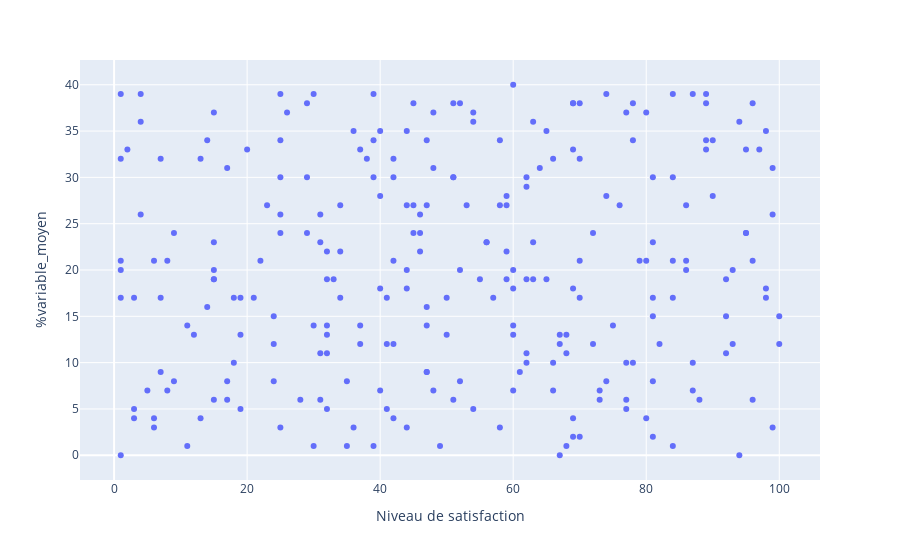

The cell this chart's notebook holds for it:
### Markdown cell above
La liste des différents types de figure que l'on peut créer

* [px.scatter](https://plotly.com/python-api-reference/generated/plotly.express.scatter.html)
* [px.scatter_3d ](https://plotly.com/python-api-reference/generated/plotly.express.scatter_3d.html)
* [px.scatter_polar](https://plotly.com/python-api-reference/generated/plotly.express.scatter_polar.html)
* [px.scatter_ternary](https://plotly.com/python-api-reference/generated/plotly.express.scatter_ternary.html)
* [px.scatter_mapbox](https://plotly.com/python-api-reference/generated/plotly.express.scatter_mapbox.html)
* [px.scatter_geo](https://plotly.com/python-api-reference/generated/plotly.express.scatter_geo.html)
* [px.line](https://plotly.com/python-api-reference/generated/plotly.express.line.html)
* [px.line_3d](https://plotly.com/python-api-reference/generated/plotly.express.line_3d.html)
* [px.line_polar](https://plotly.com/python-api-reference/generated/plotly.express.line_polar.html)
* [px.line_ternary](https://plotly.com/python-api-reference/generated/plotly.express.line_ternary.html)
* [px.line_mapbox](https://plotly.com/python-api-reference/generated/plotly.express.line_mapbox.html)
* [px.line_geo](https://plotly.com/python-api-reference/generated/plotly.express.line_geo.html)
* [px.area](https://plotly.com/python-api-reference/generated/plotly.express.area.html)
* [px.bar](https://plotly.com/python-api-reference/generated/plotly.express.bar.html)
* [px.bar_polar](https://plotly.com/python-api-reference/generated/plotly.express.bar_polar.html)
* [px.violin](https://plotly.com/python-api-reference/generated/plotly.express.violin.html)
* [px.box](https://plotly.com/python-api-reference/generated/plotly.express.box.html)
* [px.strip](https://plotly.com/python-api-reference/generated/plotly.express.strip.html)
* [px.histogram](https://plotly.com/python-api-reference/generated/plotly.express.histogram.html)
* [px.pie](https://plotly.com/python-api-reference/generated/plotly.express.pie.html)
* [px.treemap](https://plotly.com/python-api-reference/generated/plotly.express.treemap.html)
* [px.sunburst](https://plotly.com/python-api-reference/generated/plotly.express.sunburst.html)
* [px.funnel](https://plotly.com/python-api-reference/generated/plotly.express.funnel.html)
* [px.funnel_area](https://plotly.com/python-api-reference/generated/plotly.express.funnel_area.html)
* [px.scatter_matrix](https://plotly.com/python-api-reference/generated/plotly.express.scatter_matrix.html)
* [px.parallel_coordinates](https://plotly.com/python-api-reference/generated/plotly.express.parallel_coordinates.html)
* [px.parallel_categories](https://plotly.com/python-api-reference/generated/plotly.express.parallel_categories.html)
* [px.choropleth](https://plotly.com/python-api-reference/generated/plotly.express.choropleth.html)
* [px.choropleth_mapbox](https://plotly.com/python-api-reference/generated/plotly.express.choropleth_mapbox.html)
* [px.density_contour](https://plotly.com/python-api-reference/generated/plotly.express.density_contour.html)
* [px.density_heatmap](https://plotly.com/python-api-reference/generated/plotly.express.density_heatmap.html)
* [px.density_mapbox](https://plotly.com/python-api-reference/generated/plotly.express.density_mapbox.html)
* [px.imshow](https://plotly.com/python-api-reference/generated/plotly.express.imshow.html)

### Code cell
fig = px.scatter(Dataset_Employes, x = "Niveau de satisfaction", y = "%variable_moyen")
fig.show()

### Figure 1 — Plotly figure (JSON) as saved in the notebook; plotly's stock layout.template omitted (floating-point values rounded to 4 significant figures; data arrays with more than 128 entries replaced by an {"elided": "..."} marker saying what was removed)
{"data": [{"hovertemplate": "Niveau de satisfaction=%{x}<br>%variable_moyen=%{y}<extra></extra>", "legendgroup": "", "marker": {"color": "#636efa", "symbol": "circle"}, "mode": "markers", "name": "", "orientation": "v", "showlegend": false, "type": "scatter", "x": {"elided": "254 int values"}, "xaxis": "x", "y": {"elided": "254 int values"}, "yaxis": "y"}], "layout": {"legend": {"tracegroupgap": 0}, "margin": {"t": 60}, "xaxis": {"anchor": "y", "domain": [0, 1], "title": {"text": "Niveau de satisfaction"}}, "yaxis": {"anchor": "x", "domain": [0, 1], "title": {"text": "%variable_moyen"}}}}
